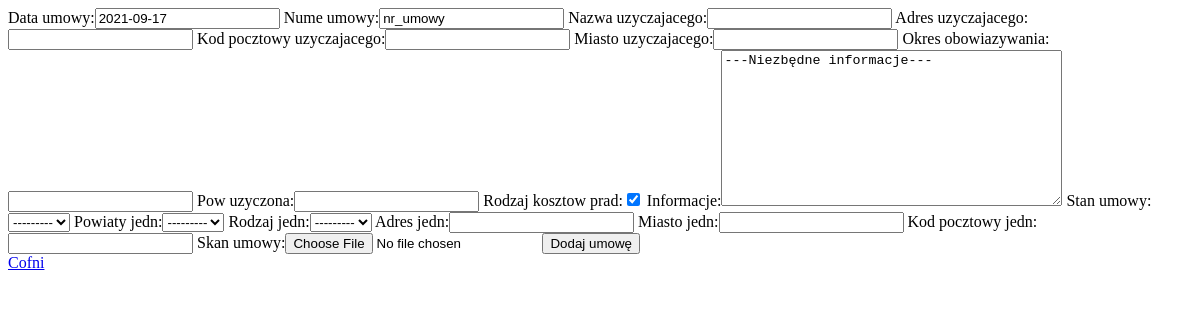
The app's page /umowy/edytuj/1/ (signed in), older data.
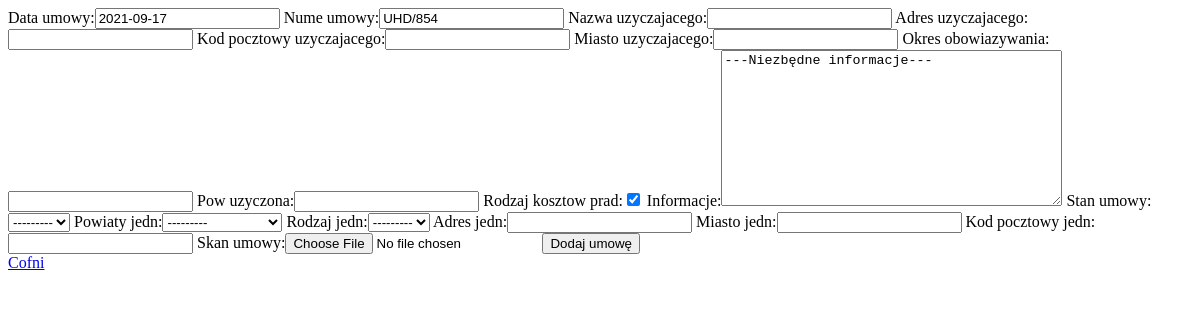
The same page, newer data.
### umowyapp/models.py (models this page shows, shortened)
class Umowy(models.Model):
    data_umowy = models.DateField(blank=True)
    nr_umowy = models.CharField(max_length=15, default="BRAK")
    nazwa_uzyczajacego = models.CharField(max_length=30, null=True)
    adres_uzyczajacego = models.CharField(max_length=30, null=True)
    kod_pocztowy_uzyczajacego = models.CharField(max_length=6, null=True)
    miasto_uzyczajacego = models.CharField(max_length=20, null=True)
    okres_obowiazywania = models.DateField(null=True)
    pow_uzyczona = models.FloatField(max_length=4, null=True, blank=True)
    rodzaj_kosztow_prad = models.BooleanField()
    informacje = models.TextField(default="---Niezbędne informacje---")
    powiaty_jedn = models.ForeignKey(Powiaty_Wlkp, on_delete=models.CASCADE, null=True)
    rodzaj_jedn = models.ForeignKey(Rodzaje_jednostek, on_delete=models.CASCADE, null=True)
    adres_jedn = models.CharField(max_length=30, null=True)
    miasto_jedn = models.CharField(max_length=20, null=True)
    kod_pocztowy_jedn = models.CharField(max_length=6, null=True)
    skan_umowy = models.FileField(upload_to='umowy_pdf', null=True, blank=True)
    stan_umowy = models.ForeignKey(Stan_umow, on_delete=models.CASCADE, null=True)
    deleted = models.BooleanField(null=False, default=0)

### umowyapp/views.py (the view)
# urls.py: path('edytuj/<int:id>/', edytuj_umowe, name="edytuj_umowe"),
@login_required
def edytuj_umowe(request, id):
    umowa = get_object_or_404(Umowy, pk=id)
    form = UmowyForm(request.POST or None, request.FILES or None, instance=umowa)
    if form.is_valid():
        form.save()
        return redirect(wszystkie_umowy)
    return render(request, 'umowa_form.html', {'form': form})

### umowyapp/forms.py
class UmowyForm(ModelForm):
    class Meta:
        model = Umowy
        fields = ['data_umowy',
                  'nr_umowy',
                  'nazwa_uzyczajacego',
                  'adres_uzyczajacego',
                  'kod_pocztowy_uzyczajacego',
                  'miasto_uzyczajacego',
                  'okres_obowiazywania',
                  'pow_uzyczona',
                  'rodzaj_kosztow_prad',
                  'informacje',
                  'stan_umowy',
                  'powiaty_jedn',
                  'rodzaj_jedn',
                  'adres_jedn',
                  'miasto_jedn',
                  'kod_pocztowy_jedn',
                  'skan_umowy',
                  ]
        labels = {'data_umowy':'Data umowy', 'nr_umowy': 'Nume umowy'}

### umowyapp/models.py (called while the page is built)
    def __str__(self):
        return self.powiat_jedn()

    def powiat_jedn(self):
        return "{} {}".format(self.pk, self.powiat)

    def __str__(self):
        return self.rodzaj_jedn()

    def rodzaj_jedn(self):
        return "{}".format(self.rodzaj)

### templates/umowa_form.html (shortened to what this page needs)
<!doctype html>
<html lang="pl">
<head>
</head>
<body>
    <form method="post" enctype="multipart/form-data">
        {{form}}
        <button type="submit">Dodaj umowę</button>
    </form>
    <a href="{% url 'wszystkie_umowy'%}">Cofni</a>
</body>
</html>

Row changes from the older to the newer data that the page shows:
changed Umowy "---Niezbędne informacje---": nr_umowy "nr_umowy" → "UHD/854"
